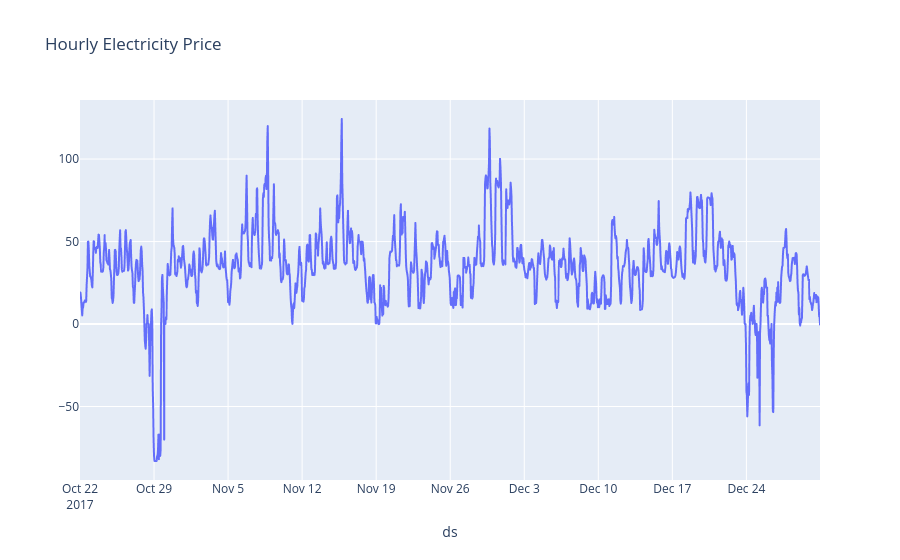

Notebook code cell kept with this figure:
### Markdown cell above
Exploratory Data Analysis

### Code cell
fig = px.line(df['y'], title="Hourly Electricity Price")
fig.update_layout(yaxis_title="", showlegend=False)
fig.show()

### Figure 1 — Plotly figure (JSON) as saved in the notebook; plotly's stock layout.template omitted (floating-point values rounded to 4 significant figures; data arrays with more than 128 entries replaced by an {"elided": "..."} marker saying what was removed)
{"data": [{"hovertemplate": "variable=y<br>ds=%{x}<br>value=%{y}<extra></extra>", "legendgroup": "y", "line": {"color": "#636efa", "dash": "solid"}, "marker": {"symbol": "circle"}, "mode": "lines", "name": "y", "showlegend": true, "type": "scattergl", "x": {"elided": "1680 str values"}, "xaxis": "x", "y": {"elided": "1680 float values"}, "yaxis": "y"}], "layout": {"legend": {"title": {"text": "variable"}, "tracegroupgap": 0}, "showlegend": false, "title": {"text": "Hourly Electricity Price"}, "xaxis": {"anchor": "y", "domain": [0, 1], "title": {"text": "ds"}}, "yaxis": {"anchor": "x", "domain": [0, 1], "title": {"text": ""}}}}
